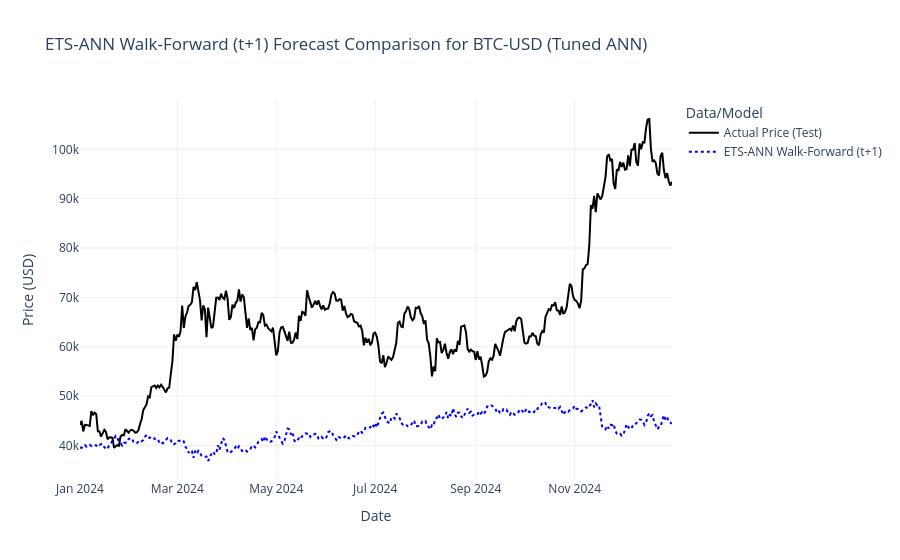

Source (notebook cell):
### Markdown cell above
## 12. Visualize Walk-Forward Results

### Code cell
print("\n--- Plotting Walk-Forward Forecasts ---")
results_df_wf = pd.DataFrame({
    'Actual': y_test_actual.flatten(),
    f'ETS-ANN (t+1)': ets_ann_walk_forward_predictions.flatten()
}, index=test_data_df.index)

fig = go.Figure()
fig.add_trace(go.Scatter(x=results_df_wf.index, y=results_df_wf['Actual'], mode='lines', name='Actual Price (Test)', line=dict(color='black')))
fig.add_trace(go.Scatter(x=results_df_wf.index, y=results_df_wf[f'ETS-ANN (t+1)'], mode='lines', name='ETS-ANN Walk-Forward (t+1)', line=dict(color='blue', dash='dot')))
fig.update_layout(
    title=f'ETS-ANN Walk-Forward (t+1) Forecast Comparison for {ticker} (Tuned ANN)',
    xaxis_title="Date", yaxis_title="Price (USD)", legend_title="Data/Model", template="plotly_white"
)
fig.show()

### Figure 1 — Plotly figure (JSON) as saved in the notebook; plotly's stock layout.template omitted (floating-point values rounded to 4 significant figures; data arrays with more than 128 entries replaced by an {"elided": "..."} marker saying what was removed)
{"data": [{"line": {"color": "black"}, "mode": "lines", "name": "Actual Price (Test)", "type": "scatter", "x": {"elided": "366 str values"}, "y": {"elided": "366 float values"}}, {"line": {"color": "blue", "dash": "dot"}, "mode": "lines", "name": "ETS-ANN Walk-Forward (t+1)", "type": "scatter", "x": {"elided": "366 str values"}, "y": {"elided": "366 float values"}}], "layout": {"legend": {"title": {"text": "Data/Model"}}, "title": {"text": "ETS-ANN Walk-Forward (t+1) Forecast Comparison for BTC-USD (Tuned ANN)"}, "xaxis": {"title": {"text": "Date"}}, "yaxis": {"title": {"text": "Price (USD)"}}}}
